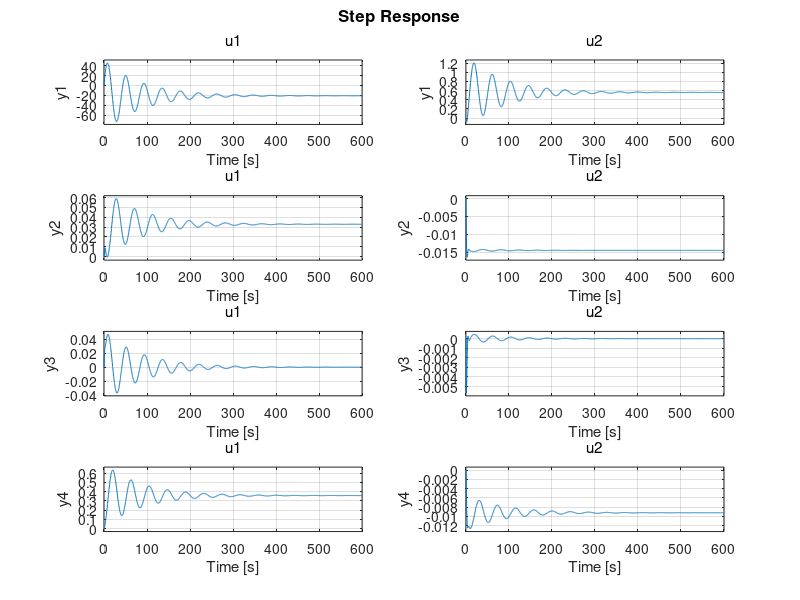

Write the MATLAB code that produced this figure.
A = [-0.038, 18.984, 0, -32.174;
    -0.001, -0.632, 1, 0;
    0, -0.759, -0.518, 0;
    0, 0, 1, 0];

B = [10.1, 0;
    0, -0.0086;
    0.025, -0.011;
    0, 0];

C = [1, 0, 0, 0;
    0,1,0,0;
    0,0,1,0;
    0,0,0,1];

sys = ss(A,B,C,0);
step(sys)